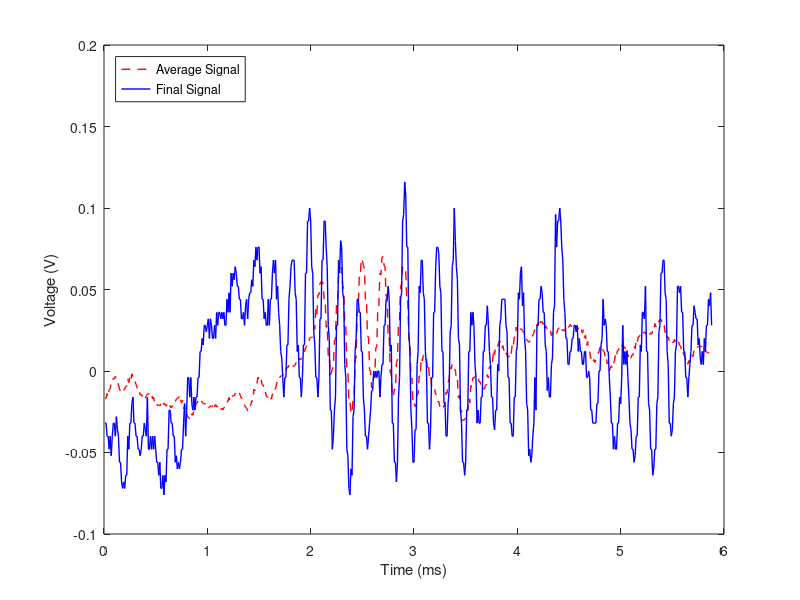

This figure's MATLAB source: (Note: this script raises an error after producing the figure.)
%% MAE170 Lab 5 Eric Foss A17068006
clc; close all; clear all;



%% Question2
load('lab5p1.mat');

figure(1);

%x = linspace(0, 6, 588);
x = [1:588]/100;
yavg = recMatrix_sig;
ylast = wave_sig;

plot(x, yavg, 'r--', 'LineWidth', 1); hold on;
plot(x, ylast, 'b-', 'LineWidth', 1); hold on;
legend('Average Signal', 'Final Signal', 'Location', 'northwest');
xlabel('Time (ms)'); ylabel('Voltage (V)');


%% Question 4
load('lab5pt2.mat');

dx = 23/29; dy = 10/14; %totalreal/totalexpected = realincrement

x0 = 46; y0 = 15;

delay = zeros(30, 15);
dist = zeros(30, 15);
x = zeros(30, 15);
y = zeros(30, 15);
data = zeros(30*15, 2);
counter = 0;
figure(2);
for i = 1:30
    for j = 1:15
        
        counter = counter + 1;

        %time delay calcs

        %stupid edge case
        if i == 1
            if j == 15
                continue;
            end
        end
        %stupid edge case

        sig = recMatrix_sig(:, i, j);
        maxs = islocalmax(sig);
        mins = islocalmin(sig);
        extrema = maxs + mins;

        indexs = find(extrema);
        temp = sig(indexs);

        for o = 1:length(indexs)
   
            if abs(temp(o+1) - temp(o)) > 0.8
                if abs(temp(o+2) - temp(o+1)) > 0.7
                    break;
                end
            end
        end

        delay(i, j) = (indexs(o)- 100)/100000; %ms
        
        if j ~= 1
            if abs(delay(i, j) - delay(i, j-1)) > 15
                delay(i, j) = delay(i, j-1);
            end
        end


        %distance calcs

        x(i, j) = x0 - dx*(i-1);
        y(i, j) = y0 - dy*(j-1);
        dist(i, j) = sqrt(x(i, j)^2 + y(i, j)^2)/100;

        data(counter, :) = [x(i, j), delay(i, j)];
  
        

    end
end

data(15, :) = data(14, :);
delay(1, 15) = delay(1, 14);
x(1, 15) = 46;
y(1, 15) = 5;

datafiltered = rmoutliers(data, 'movmedian', 15);

xplot = 0.2:0.01:0.5;
xdata = datafiltered(:, 1);
ydata = datafiltered(:, 2);

% xneg = 0.003*ones(length(xdata), 1);
% xpos = 0.003*ones(length(xdata), 1);
% yneg = 0.00001*ones(length(ydata), 1);
% ypos = 0.00001*ones(length(ydata), 1);
%errorbar(xdata, ydata, yneg, ypos, xneg, xpos); hold on;


plot(xdata, ydata, '.b'); hold on;

xlabel('Distance Traveled (m)'); ylabel('Time Elapsed (s)');

p = polyfit(xdata, ydata, 1);

plot(xplot, p(1)*xplot + p(2), '-r', 'LineWidth', 1.5); hold on;


ss = 1/340;
plot(xplot, ss*xplot, '--k', 'LineWidth', 1.5);

legend('Experimental Data', 'Experimental Fit (c = 340)', 'Theoretical Result (c= 340)', 'Location', 'southeast');
%caption = sprintf('y = %f * x + %f', p(1), p(2));
%text(0.25, 0.0013, caption, 'FontSize', 10, 'Color', 'r', 'FontWeight', 'bold');


     